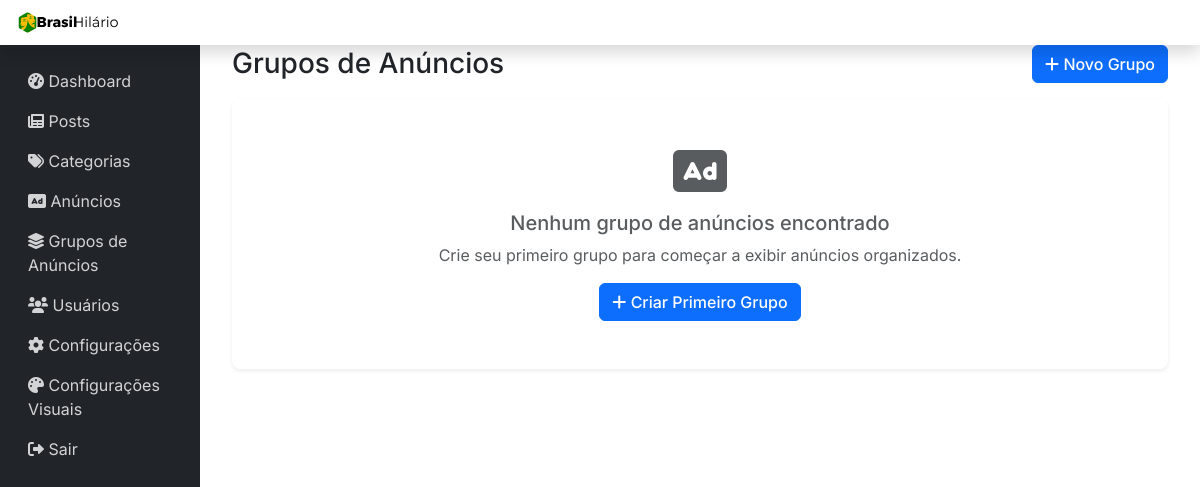
/admin/grupos-anuncios.php (signed in), run on an earlier commit of the app's database.
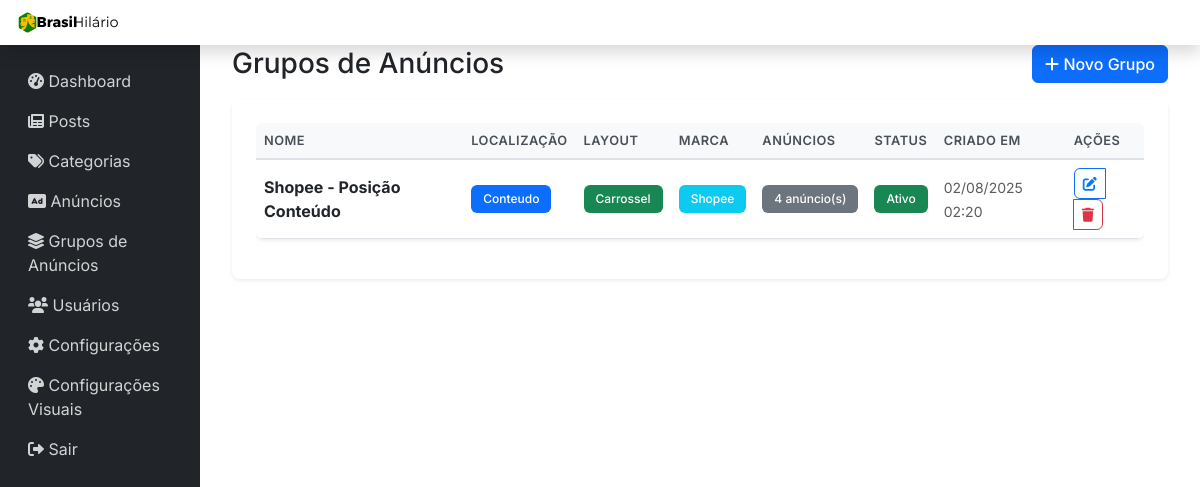
And on a later commit of the database.
### tables this page shows
CREATE TABLE `grupos_anuncios` (
  `id` int(11) NOT NULL,
  `nome` varchar(255) NOT NULL,
  `localizacao` enum('sidebar','conteudo') NOT NULL,
  `layout` enum('carrossel','grade') DEFAULT 'carrossel',
  `marca` enum('','shopee','amazon') DEFAULT '',
  `ativo` tinyint(1) DEFAULT '1',
  `criado_em` timestamp NOT NULL DEFAULT CURRENT_TIMESTAMP,
  `atualizado_em` timestamp NOT NULL DEFAULT CURRENT_TIMESTAMP ON UPDATE CURRENT_TIMESTAMP
);

### includes/GruposAnunciosManager.php (called while the page is built, shortened)
<?php
class GruposAnunciosManager {
    private $pdo;
    public function __construct($pdo) {
        $this->pdo = $pdo;
    }
    public function getAllGruposComStats() {
        $sql = "SELECT g.*, COUNT(gi.anuncio_id) as total_anuncios
                FROM grupos_anuncios g
                LEFT JOIN grupos_anuncios_items gi ON g.id = gi.grupo_id
                GROUP BY g.id
                ORDER BY g.criado_em DESC";
        try {
            $stmt = $this->pdo->prepare($sql);
            $stmt->execute();
            return $stmt->fetchAll(PDO::FETCH_ASSOC);
        } catch (Exception $e) {
            error_log("Erro ao buscar grupos com stats: " . $e->getMessage());
            return [];
        }
    }
}
?>

### admin/grupos-anuncios.php (the view, shortened to what the changed rows need)
<?php
require_once '../config/database.php';
require_once '../includes/GruposAnunciosManager.php';
$gruposManager = new GruposAnunciosManager($pdo);
$grupos = $gruposManager->getAllGruposComStats();
include 'includes/header.php';
?>
<div class="d-flex justify-content-between align-items-center mb-4">
    <h1 class="h3 mb-0">Grupos de Anúncios</h1>
</div>
    <div class="card">
        <div class="card-body">
            <?php if (empty($grupos)): ?>
                <div class="text-center py-4">
                    <i class="fas fa-ad fa-3x text-muted mb-3"></i>
                    <h5 class="text-muted">Nenhum grupo de anúncios encontrado</h5>
                    <p class="text-muted">Crie seu primeiro grupo para começar a exibir anúncios organizados.</p>
                    <a href="novo-grupo-anuncios.php" class="btn btn-primary">
                        <i class="fas fa-plus"></i> Criar Primeiro Grupo
                    </a>
                </div>
            <?php else: ?>
                <div class="table-responsive">
                    <table class="table table-hover">
                        <thead>
                            <tr>
                                <th>Nome</th>
                                <th>Localização</th>
                                <th>Layout</th>
                                <th>Marca</th>
                                <th>Anúncios</th>
                                <th>Status</th>
                                <th>Criado em</th>
                                <th>Ações</th>
                            </tr>
                        </thead>
                        <tbody>
                            <?php foreach ($grupos as $grupo): ?>
                                <tr>
                                    <td>
                                        <strong><?php echo htmlspecialchars($grupo['nome']); ?></strong>
                                    </td>
                                    <td>
                                        <span class="badge bg-<?php echo $grupo['localizacao'] === 'sidebar' ? 'info' : 'primary'; ?>">
                                            <?php echo ucfirst($grupo['localizacao']); ?>
                                        </span>
                                    </td>
                                    <td>
                                        <span class="badge bg-<?php echo $grupo['layout'] === 'carrossel' ? 'success' : 'warning'; ?>">
                                            <?php echo ucfirst($grupo['layout']); ?>
                                        </span>
                                    </td>
                                    <td>
                                        <?php if (!empty($grupo['marca'])): ?>
                                            <span class="badge bg-info">
                                                <?php echo ucfirst($grupo['marca']); ?>
                                            </span>
                                        <?php else: ?>
                                            <span class="badge bg-secondary">Infoproduto</span>
                                        <?php endif; ?>
                                    </td>
                                    <td>
                                        <span class="badge bg-secondary">
                                            <?php echo $grupo['total_anuncios']; ?> anúncio(s)
                                        </span>
                                    </td>
                                    <td>
                                        <?php if ($grupo['ativo']): ?>
                                            <span class="badge bg-success">Ativo</span>
                                        <?php else: ?>
                                            <span class="badge bg-secondary">Inativo</span>
                                        <?php endif; ?>
                                    </td>
                                    <td>
                                        <small class="text-muted">
                                            <?php echo date('d/m/Y H:i', strtotime($grupo['criado_em'])); ?>
                                        </small>
                                    </td>
                                    <td>
                                        <div class="btn-group btn-group-sm" role="group">
                                            <a href="editar-grupo-anuncios.php?id=<?php echo $grupo['id']; ?>"
                                               class="btn btn-outline-primary" title="Editar">
                                                <i class="fas fa-edit"></i>
                                            </a>
                                            <button type="button" class="btn btn-outline-danger"
                                                    onclick="confirmarExclusao(<?php echo $grupo['id']; ?>, '<?php echo htmlspecialchars($grupo['nome']); ?>')"
                                                    title="Excluir">
                                                <i class="fas fa-trash"></i>
                                            </button>
                                        </div>
                                    </td>
                                </tr>
                            <?php endforeach; ?>
                        </tbody>
                    </table>
                </div>
            <?php endif; ?>
        </div>
    </div>
<?php include 'includes/footer.php'; ?>

What changed in the data, as far as the page shows it:
added grupos_anuncios: nome "Shopee - Posição Conteúdo", localizacao "Conteudo", layout "Carrossel", marca "Shopee", total_anuncios "4", ativo "Ativo", criado_em "02/08/2025 02:20"
Also different on the page:
text no longer shown: "Nenhum grupo de anúncios encontrado Crie seu primeiro grupo para começar a exibir anúncios organizados. Criar Primeiro Grupo"
text now shown: "NOME LOCALIZAÇÃO LAYOUT MARCA ANÚNCIOS STATUS CRIADO EM AÇÕES"
